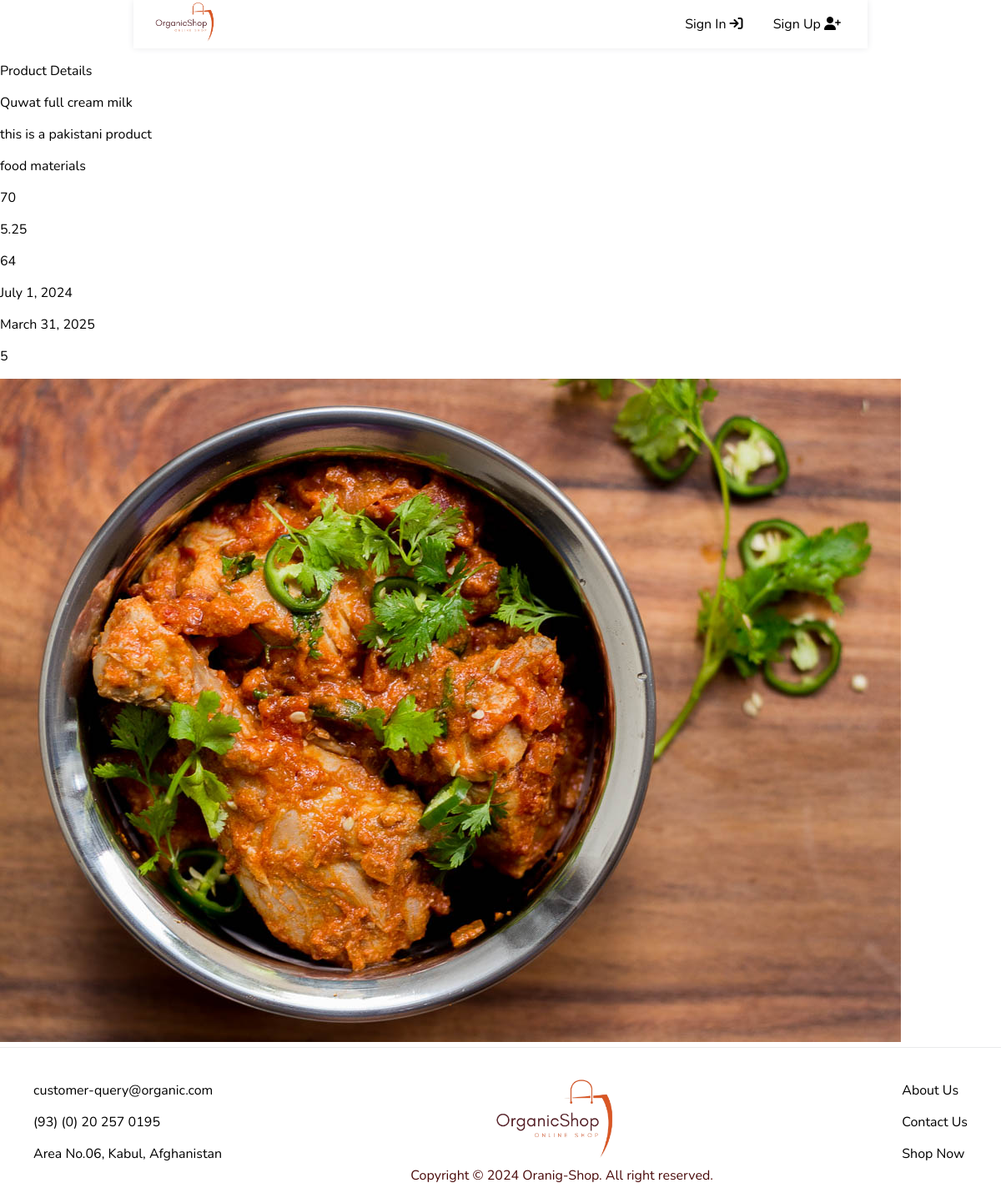
Before: /store/display_details/24 with the older database file.
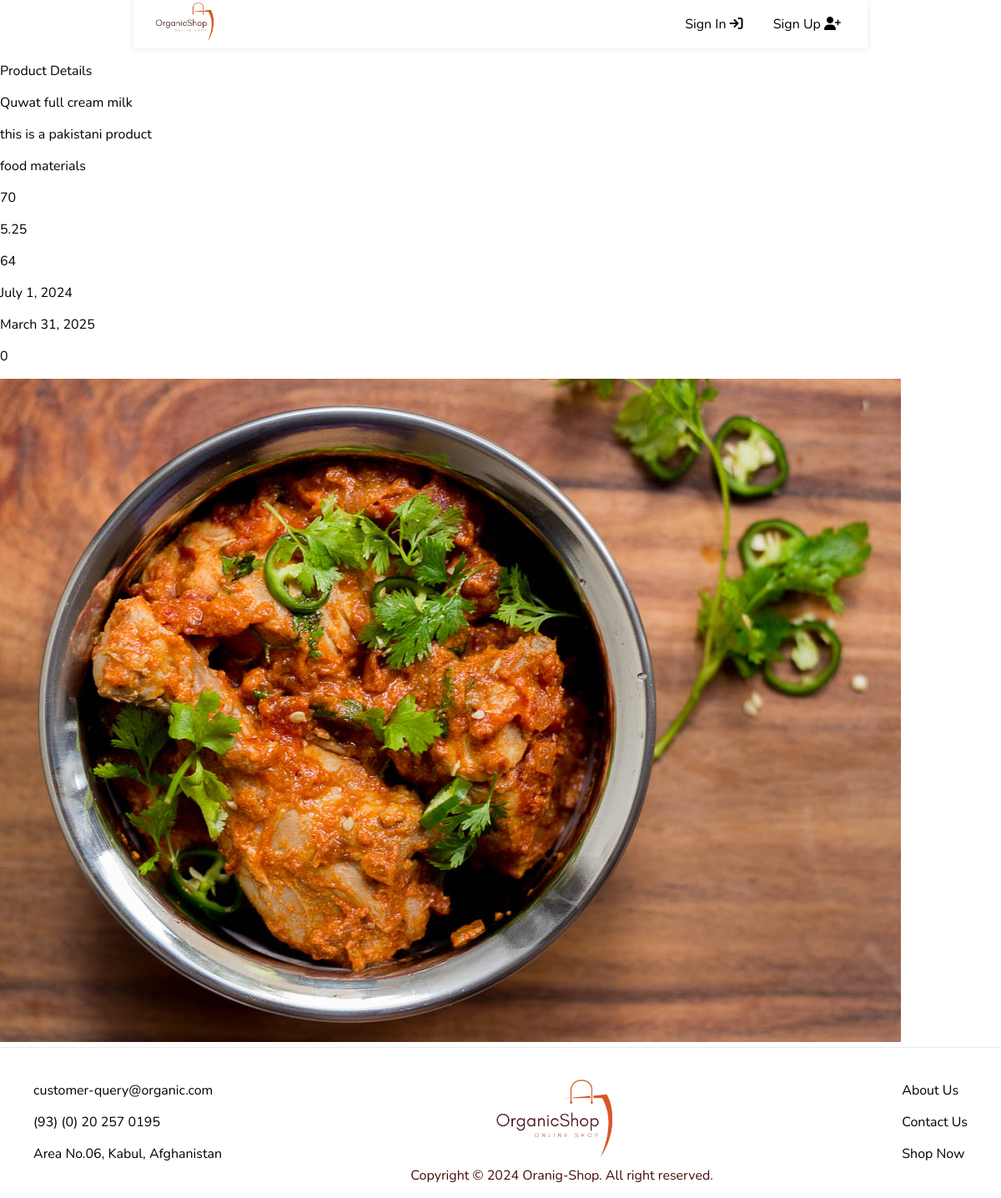
After: the same page with the newer database file.
### store/models.py (models this page shows, shortened)
class Product(models.Model):
    category = models.ForeignKey(Category, on_delete=models.CASCADE)
    user = models.ForeignKey(CustomUser, null=True, on_delete=models.SET_NULL)
    name = models.CharField(max_length=100)
    description = models.CharField(max_length=200)
    price = models.IntegerField(default=0)
    bulk_price = models.IntegerField(default=0)
    quantity = models.IntegerField(default=0)
    rate = models.FloatField(null=True, default=0)
    mfd = models.DateField(null=True, blank=True)
    expd = models.DateField(null=True, blank=True)
    profit = models.IntegerField(null=True,default=0)
    stock = models.IntegerField(null=True,default=0)
    packet = models.IntegerField(default=1)
    image = models.ImageField(default='default.jpg', upload_to='item_images')

class Category(models.Model):
    name = models.CharField(max_length=50)
    description = models.CharField(max_length=200)
    def __str__(self):
        return self.name

### store/views.py (the view)
# urls.py: path('display_details/<iid>', views.display_details, name='display_details'),
def display_details(request, iid):
    p = Product.objects.get(id = iid)
    context = {'p':p}
    print(iid)
    return render(request, 'item_details.html', context)

### store/templates/item_details.html
{% extends 'main/base.html' %}
{% load static %}
{% block content %}
<div class="m-10">
    <p class="text-center text-2xl">Product Details</p>
    <div class="grid lg:grid-cols-2 sm:grid-cols-1">
        <div class="details p-5">
            <p class="text-xl font-bold">{{p.name}}</p>
            <p class="text-sm font-bold">{{p.description}}</p>
            <p class="text-xl font-bold">{{p.category}}</p>
            <p class="text-xl font-bold">{{p.price}}</p>
            <p class="text-xl font-bold">{{p.rate}}</p>
            <p class="text-xl font-bold">{{p.profit}}</p>
            <p class="text-xl font-bold">{{p.mfd}}</p>
            <p class="text-xl font-bold">{{p.expd}}</p>
            <p class="text-xl font-bold">{{p.stock}}</p>
        </div>
        <div class="image">
            <img src="{{p.image.url}}" alt="">
        </div>
    </div>
</div>
{% endblock content %}

Changed rows visible on the page:
changed Product "Quwat full cream milk": stock "5" → "0"
